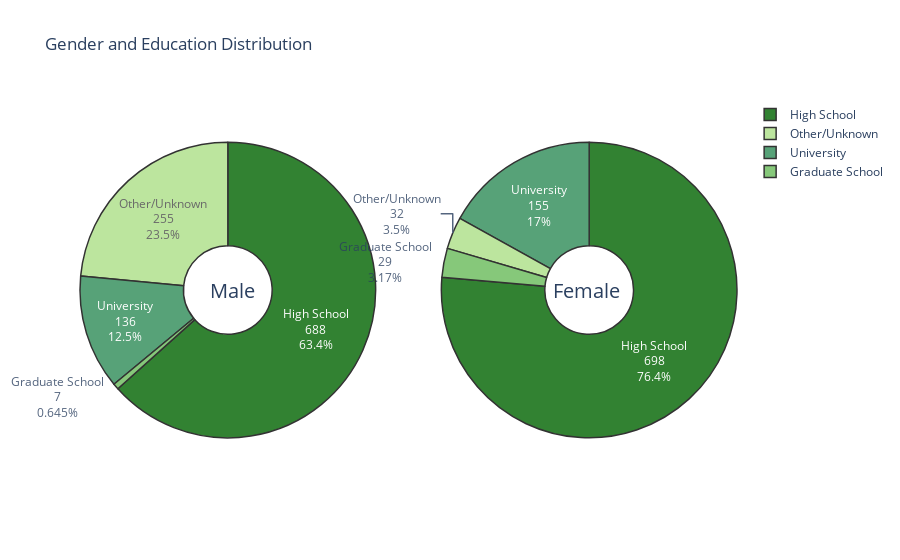

Notebook code for this chart:
### Code cell
# gender by education
education_colors = ['#ACDF87', 'darkgreen', 'seagreen', '#68BB59']
gender_by_education = pd.DataFrame(cust_df.groupby('Sex')['Education'].value_counts())

fig = make_subplots(rows=1, cols=2, specs=[[{'type': 'domain'}, {'type': 'domain'}]])

# 반복문으로 Male과 Female의 파이 차트 추가
for idx, gender in enumerate(['Male', 'Female']):
    fig.add_trace(
        go.Pie(
            labels=['Other/Unknown', 'High School', 'University', 'Graduate School'],
            values=[
                int(gender_by_education.loc[idx, 0]),
                int(gender_by_education.loc[idx, 1]),
                int(gender_by_education.loc[idx, 2]),
                int(gender_by_education.loc[idx, 3])
            ],
            textinfo='percent+value+label',
            marker_colors=education_colors,
            name=gender
        ),
        row=1, col=idx + 1  # idx가 0이면 1열, 1이면 2열
    )

fig.update_traces(hole=.3, hoverinfo="label+percent+name",
                  marker_line_color='black', 
                  marker_line_width=1.5, 
                  opacity=0.8)
fig.update_layout(
    title_text="Gender and Education Distribution",
    annotations=[
        dict(text='Male', x=0.195, y=0.5, font_size=20, showarrow=False),
        dict(text='Female', x=0.825, y=0.5, font_size=20, showarrow=False)
    ]
)
fig.show()

### Figure 1 — Plotly figure (JSON) as saved in the notebook; plotly's stock layout.template omitted (floating-point values rounded to 4 significant figures)
{"data": [{"domain": {"x": [0, 0.45], "y": [0, 1]}, "hole": 0.3, "hoverinfo": "label+percent+name", "labels": ["Other/Unknown", "High School", "University", "Graduate School"], "marker": {"colors": ["#ACDF87", "darkgreen", "seagreen", "#68BB59"], "line": {"color": "black", "width": 1.5}}, "name": "Male", "opacity": 0.8, "textinfo": "percent+value+label", "type": "pie", "values": [255, 688, 136, 7]}, {"domain": {"x": [0.55, 1], "y": [0, 1]}, "hole": 0.3, "hoverinfo": "label+percent+name", "labels": ["Other/Unknown", "High School", "University", "Graduate School"], "marker": {"colors": ["#ACDF87", "darkgreen", "seagreen", "#68BB59"], "line": {"color": "black", "width": 1.5}}, "name": "Female", "opacity": 0.8, "textinfo": "percent+value+label", "type": "pie", "values": [32, 698, 155, 29]}], "layout": {"annotations": [{"font": {"size": 20}, "showarrow": false, "text": "Male", "x": 0.195, "y": 0.5}, {"font": {"size": 20}, "showarrow": false, "text": "Female", "x": 0.825, "y": 0.5}], "title": {"text": "Gender and Education Distribution"}}}
